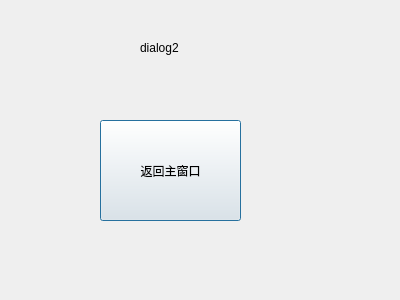
<?xml version="1.0" encoding="UTF-8"?>
<ui version="4.0">
 <class>Dialog2</class>
 <widget class="QDialog" name="Dialog2">
  <property name="geometry">
   <rect>
    <x>0</x>
    <y>0</y>
    <width>400</width>
    <height>300</height>
   </rect>
  </property>
  <property name="windowTitle">
   <string>Dialog</string>
  </property>
  <widget class="QPushButton" name="Dialog2_pushButton">
   <property name="geometry">
    <rect>
     <x>100</x>
     <y>120</y>
     <width>141</width>
     <height>101</height>
    </rect>
   </property>
   <property name="text">
    <string>返回主窗口</string>
   </property>
  </widget>
  <widget class="QLabel" name="label">
   <property name="geometry">
    <rect>
     <x>140</x>
     <y>40</y>
     <width>67</width>
     <height>16</height>
    </rect>
   </property>
   <property name="text">
    <string>dialog2</string>
   </property>
  </widget>
 </widget>
 <resources/>
 <connections/>
</ui>
